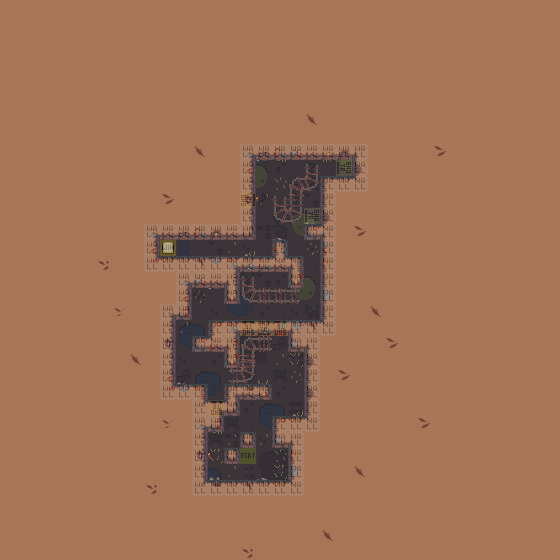

The image is a tile-based game level rendered from a .tmx file. Its description and source (layers, tilesets, objects; grid data summarised) follow:
An orthogonal 35x35 tile map with 16x16 px tiles, 7 tile layers (Art_Ground, Art_Ground02, Art_Walls, Art_Gameplay, ...), 3 tilesets and 1 object (spawn).

<map version="1.2" tiledversion="1.2.3" orientation="orthogonal" renderorder="right-down" width="35" height="35" tilewidth="16" tileheight="16" infinite="0" backgroundcolor="#a87656" nextlayerid="14" nextobjectid="4">
 <tileset firstgid="1" source="tileset/GameplayTileset.tsx" />
 <tileset firstgid="33" source="tileset/GameplayImages.tsx" />
 <tileset firstgid="305" source="tileset/SlimeCave.tsx" />
 <layer id="7" name="Art_Ground" width="35" height="35">
  <data>[1225 cells, 198 non-empty, 37 distinct tile ids]</data>
 </layer>
 <layer id="13" name="Art_Ground02" width="35" height="35">
  <data>[1225 cells, 47 non-empty, 22 distinct tile ids]</data>
 </layer>
 <layer id="10" name="Art_Walls" width="35" height="35">
  <data>[1225 cells, 105 non-empty, 54 distinct tile ids]</data>
 </layer>
 <layer id="8" name="Art_Gameplay" width="35" height="35">
  <data>[1225 cells, 1 non-empty, 1 distinct tile ids]</data>
 </layer>
 <layer id="12" name="SlimeCover" width="35" height="35">
  <data>[1225 cells, 0 non-empty, 0 distinct tile ids]</data>
 </layer>
 <layer id="11" name="Art_Above" width="35" height="35">
  <data>[1225 cells, 25 non-empty, 6 distinct tile ids]</data>
 </layer>
 <layer id="9" name="Gameplay" width="35" height="35" opacity="0.23">
  <data>[1225 cells, 109 non-empty, 4 distinct tile ids]</data>
 </layer>
 <objectgroup id="2" name="Properties">
  <object id="3" name="spawn" x="240" y="448" width="16" height="16" />
 </objectgroup>
</map>
